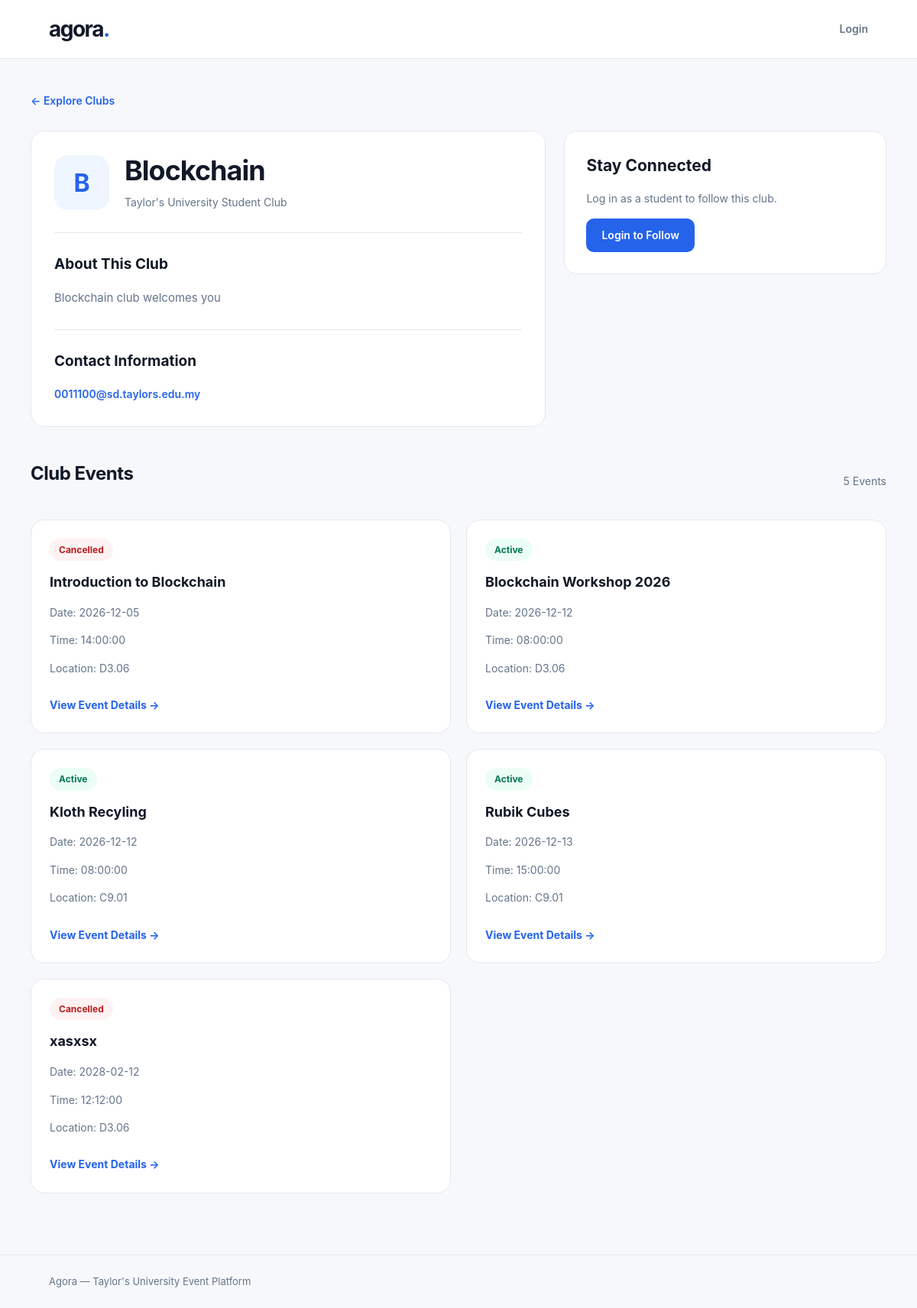
/club_profile.php?id=2, run on the app's committed database.
### tables this page shows
CREATE TABLE `users` (
  `user_id` int NOT NULL,
  `full_name` varchar(100) NOT NULL,
  `email` varchar(100) NOT NULL,
  `password` varchar(255) NOT NULL,
  `role` varchar(20) NOT NULL,
  `student_id` varchar(30) DEFAULT NULL,
  `club_name` varchar(100) DEFAULT NULL,
  `account_status` varchar(20) NOT NULL DEFAULT 'pending',
  `club_description` text,
  `club_contact_email` varchar(100) DEFAULT NULL,
  `preferred_language` varchar(5) NOT NULL DEFAULT 'en'
);

CREATE TABLE `events` (
  `event_id` int NOT NULL,
  `event_name` varchar(100) NOT NULL,
  `event_date` date NOT NULL,
  `event_time` time NOT NULL,
  `location` varchar(100) NOT NULL,
  `description` text,
  `organizer_id` int DEFAULT NULL,
  `event_status` varchar(20) NOT NULL DEFAULT 'active',
  `cancelled_at` datetime DEFAULT NULL
);

### club_profile.php (the view, shortened to what this page needs)
<?php
require_once "pdo.php";
$id = (int)($_GET["id"] ?? 0);
$sql = "SELECT user_id, club_name,
               club_description,
               club_contact_email
        FROM users
        WHERE user_id = ?
        AND role = 'organizer'
        AND account_status = 'approved'";
$stmt = $pdo->prepare($sql);
$stmt->execute([$id]);
$club = $stmt->fetch(PDO::FETCH_ASSOC);
$is_student = isset($_SESSION["user_id"]) &&
              ($_SESSION["role"] ?? "") == "student";
$is_following = false;
$sql = "SELECT event_id, event_name,
               event_date, event_time,
               location, event_status
        FROM events
        WHERE organizer_id = ?
        ORDER BY event_date ASC,
                 event_time ASC";
$stmt = $pdo->prepare($sql);
$stmt->execute([$id]);
$events = $stmt->fetchAll(PDO::FETCH_ASSOC);
$contact_email = $club["club_contact_email"] ?? "";
?>
<!DOCTYPE html>
<html lang="en">
<head>
    <link rel="stylesheet" href="style.css">
</head>
<body>
<header class="site-header">
    <div class="container header-content">
        <a href="explore_clubs.php" class="brand">
            agora<span>.</span>
        </a>
        <?php if (isset($_SESSION["user_id"])) { ?>
            <a href="dashboard.php" class="logout">
                Dashboard
            </a>
        <?php } else { ?>
            <a href="login.php" class="logout">
                Login
            </a>
        <?php } ?>
    </div>
</header>
<main class="container club-profile-page">
    <a href="explore_clubs.php"
       class="club-profile-back">
        &larr; Explore Clubs
    </a>
    <div class="club-profile-layout">
        <div class="club-profile-main">
            <section class="club-profile-panel">
                <div class="club-profile-header">
                    <div class="club-profile-avatar">
                        <?php echo htmlspecialchars(
                            strtoupper(substr(
                                $club["club_name"], 0, 1
                            ))
                        ); ?>
                    </div>
                    <div>
                        <h1>
                            <?php echo htmlspecialchars(
                                $club["club_name"]
                            ); ?>
                        </h1>
                        <p class="club-profile-subtitle">
                            Taylor's University Student Club
                        </p>
                    </div>
                </div>
                <div class="club-profile-section">
                    <h2>About This Club</h2>
                    <?php if (!empty(
                        $club["club_description"]
                    )) { ?>
                        <p class="club-profile-description">
                            <?php echo nl2br(htmlspecialchars(
                                $club["club_description"]
                            )); ?>
                        </p>
                    <?php } ?>
                </div>
                <div class="club-profile-section">
                    <h2>Contact Information</h2>
                    <?php if (
                        $contact_email != "" &&
                        filter_var(
                            $contact_email,
                            FILTER_VALIDATE_EMAIL
                        )
                    ) { ?>
                        <a class="club-profile-email"
                           href="mailto:<?php
                               echo htmlspecialchars(
                                   $contact_email,
                                   ENT_QUOTES
                               );
                           ?>">
                            <?php echo htmlspecialchars(
                                $contact_email
                            ); ?>
                        </a>
                    <?php } else { ?>
                        <p class="club-profile-description">
                            No public contact email available.
                        </p>
                    <?php } ?>
                </div>
            </section>
        </div>
        <aside class="club-follow-panel">
            <h2>Stay Connected</h2>
            <?php if ($is_student) { ?>
                <?php if ($is_following) { ?>
                    <div class="registration-success">
                        You are following this club.
                    </div>
                    <p>
                        You'll receive in-website
                        notifications when this
                        club creates new events.
                    </p>
                <?php } else { ?>
                    <p>
                        Follow this club to receive
                        notifications about its
                        newly published events.
                    </p>
                <?php } ?>
                <form class="club-follow-form"
                      action="club_profile.php?id=<?php
                          echo $id;
                      ?>"
                      method="POST">
                    <input type="hidden"
                           name="token"
                           value="<?php
                               echo htmlspecialchars(
                                   $_SESSION["follow_token"],
                                   ENT_QUOTES
                               );
                           ?>">
                    <?php if ($is_following) { ?>
                        <input type="hidden"
                               name="action"
                               value="unfollow">
                        <button type="submit"
                                class="btn-secondary">
                            Unfollow Club
                        </button>
                    <?php } else { ?>
                        <input type="hidden"
                               name="action"
                               value="follow">
                        <button type="submit"
                                class="btn-primary">
                            Follow Club
                        </button>
                    <?php } ?>
                </form>
                <p>
                    <a class="club-profile-email"
                       href="my_clubs.php">
                        My Followed Clubs
                    </a>
                </p>
            <?php } elseif (
                !isset($_SESSION["user_id"])
            ) { ?>
                <p>
                    Log in as a student to follow
                    this club.
                </p>
                <a href="login.php"
                   class="btn-primary">
                    Login to Follow
                </a>
            <?php } ?>
        </aside>
    </div>
    <section class="club-events-section">
        <div class="results-header">
            <h2>Club Events</h2>
            <span class="results-count">
                <?php echo count($events); ?> Events
            </span>
        </div>
        <?php if (count($events) == 0) { ?>
            <div class="clubs-empty">
                <h3>No Events Available</h3>
                <p>
                    This club has not published
                    any events yet.
                </p>
            </div>
        <?php } else { ?>
            <div class="club-events-grid">
                <?php foreach ($events as $event) { ?>
                    <article class="club-event-card">
                        <?php if (
                            $event["event_status"] == "cancelled"
                        ) { ?>
                            <span class="status-badge status-cancelled">
                                Cancelled
                            </span>
                        <?php } else { ?>
                            <span class="status-badge status-active">
                                Active
                            </span>
                        <?php } ?>
                        <h3>
                            <?php echo htmlspecialchars(
                                $event["event_name"]
                            ); ?>
                        </h3>
                        <p>
                            Date:
                            <?php echo htmlspecialchars(
                                $event["event_date"]
                            ); ?>
                        </p>
                        <p>
                            Time:
                            <?php echo htmlspecialchars(
                                $event["event_time"]
                            ); ?>
                        </p>
                        <p>
                            Location:
                            <?php echo htmlspecialchars(
                                $event["location"]
                            ); ?>
                        </p>
                        <a class="club-event-link"
                           href="event_details.php?id=<?php
                               echo (int)$event["event_id"];
                           ?>">
                            View Event Details &rarr;
                        </a>
                    </article>
                <?php } ?>
            </div>
        <?php } ?>
    </section>
</main>
<footer class="footer">
    <div class="container">
        Agora — Taylor's University Event Platform
    </div>
</footer>
</body>
</html>

### style.css (style rules this page uses)
:root { --primary: #2563eb; --background: #f7f8fb; --surface: #ffffff; --text: #111827; --secondary: #64748b; --border: #e5e7eb; }
* { box-sizing: border-box; }
body { margin: 0; background: var(--background); color: var(--text); font-family: -apple-system, BlinkMacSystemFont, "Segoe UI", Arial, sans-serif; line-height: 1.6; }
a { color: inherit; text-decoration: none; }
.container { width: 100%; max-width: 1120px; margin: 0 auto; padding: 0 24px; }
.site-header { background: var(--surface); border-bottom: 1px solid var(--border); }
.header-content { min-height: 76px; display: flex; align-items: center; justify-content: space-between; gap: 20px; }
.brand { font-size: 28px; font-weight: 750; letter-spacing: -1.5px; }
.brand span { color: var(--primary); }
.logout { color: var(--secondary); font-size: 14px; font-weight: 600; }
.footer { border-top: 1px solid var(--border); padding: 24px 0; color: var(--secondary); font-size: 13px; }
.btn-primary { display: inline-flex; justify-content: center; align-items: center; min-height: 44px; padding: 10px 20px; background: var(--primary); color: white; border: 0; border-radius: 10px; font: inherit; font-size: 14px; font-weight: 600; cursor: pointer; }
.results-header { display: flex; justify-content: space-between; align-items: center; gap: 16px; margin-bottom: 20px; }
.results-header h2 { margin: 0; font-size: 23px; }
.results-count { color: var(--secondary); font-size: 14px; }
.status-badge { display: inline-block; border-radius: 99px; padding: 5px 12px; font-size: 12px; font-weight: 700; }
.status-active { background: #ecfdf5; color: #047857; }
.status-cancelled { background: #fef2f2; color: #b91c1c; }
.club-profile-page { padding: 42px 0 80px; }
.club-profile-back { display: inline-block; color: var(--primary); font-size: 14px; font-weight: 600; margin-bottom: 28px; }
.club-profile-layout { display: grid; grid-template-columns: minmax(0, 1.6fr) minmax(280px, 1fr); gap: 24px; align-items: start; }
.club-profile-main { display: flex; flex-direction: column; gap: 24px; min-width: 0; }
.club-profile-panel { background: white; border: 1px solid var(--border); border-radius: 18px; padding: 30px; }
.club-profile-header { display: flex; align-items: center; gap: 20px; }
.club-profile-avatar { width: 72px; height: 72px; flex-shrink: 0; display: flex; align-items: center; justify-content: center; border-radius: 18px; background: #eff6ff; color: var(--primary); font-size: 32px; font-weight: 700; }
.club-profile-header h1 { font-size: clamp(26px, 4vw, 36px); letter-spacing: -1px; line-height: 1.2; margin: 0 0 8px; overflow-wrap: anywhere; }
.club-profile-subtitle { color: var(--secondary); font-size: 14px; margin: 0; }
.club-profile-section { margin-top: 28px; padding-top: 26px; border-top: 1px solid var(--border); }
.club-profile-section h2 { font-size: 19px; margin: 0 0 14px; }
.club-profile-description { color: var(--secondary); font-size: 15px; line-height: 1.8; overflow-wrap: anywhere; }
.club-profile-email { color: var(--primary); font-size: 14px; font-weight: 600; overflow-wrap: anywhere; }
.club-follow-panel { background: white; border: 1px solid var(--border); border-radius: 18px; padding: 28px; }
.club-follow-panel h2 { font-size: 21px; margin: 0 0 14px; }
.club-follow-panel p { color: var(--secondary); font-size: 14px; line-height: 1.7; }
.club-events-section { margin-top: 42px; }
.club-events-section h2 { font-size: 24px; letter-spacing: -0.5px; margin-bottom: 20px; }
.club-events-grid { display: grid; grid-template-columns: repeat(2, minmax(0, 1fr)); gap: 20px; }
.club-event-card { background: white; border: 1px solid var(--border); border-radius: 18px; padding: 24px; }
.club-event-card h3 { font-size: 18px; margin: 14px 0; overflow-wrap: anywhere; }
.club-event-card p { color: var(--secondary); font-size: 14px; }
.club-event-link { display: inline-block; color: var(--primary); font-size: 14px; font-weight: 700; margin-top: 12px; }

### data on the page
users: club_name "B", club_name "Blockchain", club_description "Blockchain club welcomes you", club_contact_email "0011100@sd.taylors.edu.my"
events: event_status "Cancelled", event_name "Introduction to Blockchain", event_date "2026-12-05", event_time "14:00:00", location "D3.06"
events: event_status "Active", event_name "Blockchain Workshop 2026", event_date "2026-12-12", event_time "08:00:00", location "D3.06"
events: event_status "Active", event_name "Kloth Recyling", event_date "2026-12-12", event_time "08:00:00", location "C9.01"
events: event_status "Active", event_name "Rubik Cubes", event_date "2026-12-13", event_time "15:00:00", location "C9.01"
events: event_status "Cancelled", event_name "xasxsx", event_date "2028-02-12", event_time "12:12:00", location "D3.06"

### other printed values
count($events) "5"
